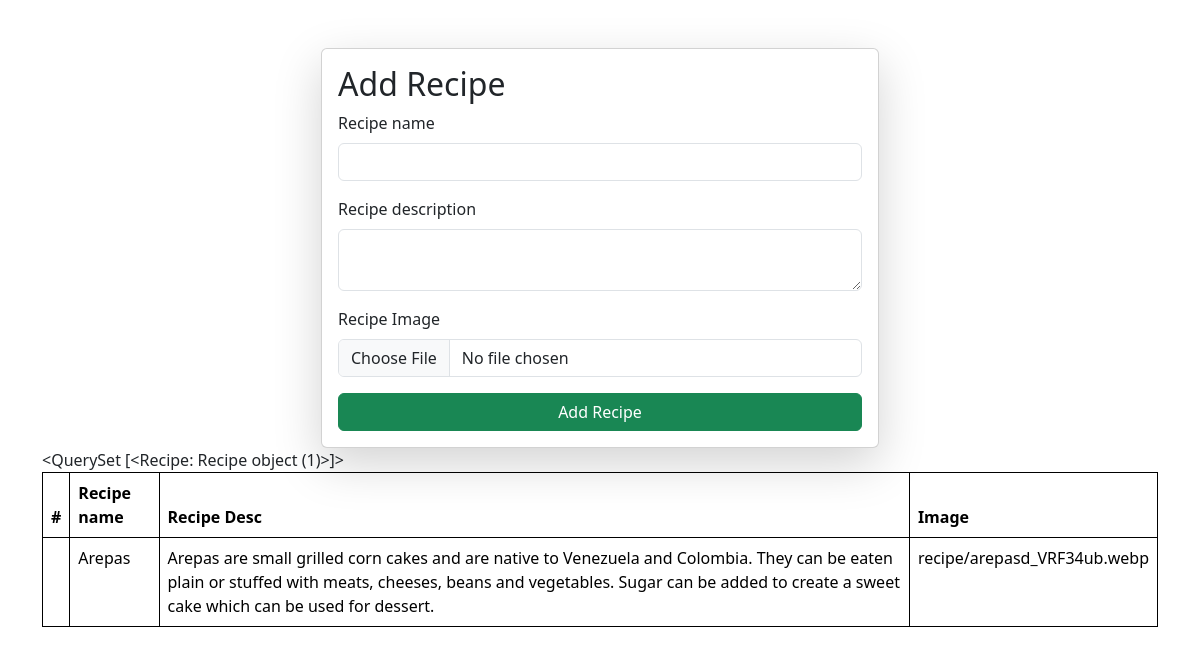
The app's page /recipes/ with its own data.
### vege/models.py (models this page shows)
class Recipe(models.Model):
    recipe_name = models.CharField(max_length=100)
    recipe_description = models.TextField()
    recipe_image = models.ImageField(upload_to="recipe")

### vege/views.py (the view, shortened to what this page needs)
# urls.py: path('recipes/', recipes,name="recipes"),
def recipes(request):
    queryset =Recipe.objects.all()
    context = {'recipes': queryset}
    return render(request , 'recipes.html', context)

### vege/templates/recipes.html (shortened to what this page needs)
{% extends "base.html" %}
{% block start%}
<div class="container mt-5">
    <form class="col-6 mx-auto card p-3 shadow-lg" method="post" enctype="multipart/form-data">
        <h2>Add Recipe</h2>
      <div class="mb-3">
        <label for="exampleInputRecipename1" class="form-label">Recipe name</label>
        <input name="recipe_name" type="text" class="form-control" >
      </div>
      <div class="mb-3">
        <label for="exampleInputPassword1"  class="form-label">Recipe description</label>
        <textarea class="form-control"  name="recipe_description"></textarea>
      </div>
      <div class="mb-3">
        <label for="exampleInputPassword1" class="form-label">Recipe Image</label>
        <input name="recipe_image" type="file" class="form-control" >
      </div>
      <button type="submit" class="btn btn-success">Add Recipe</button>
    </form>
    {{recipes}}
    <table class="table">
  <thead>
    <tr>
      <th scope="col">#</th>
      <th scope="col">Recipe name</th>
      <th scope="col">Recipe Desc</th>
      <th scope="col">Image</th>
    </tr>
  </thead>
  <tbody>
    {% for recipe in recipes %}
    <tr>
      <th scope="row">{{forloop.conter}}</th>
      <td>{{recipe.recipe_name}}</td>
      <td>{{recipe.recipe_description}}</td>
      <td>{{recipe.recipe_image}}</td>
    </tr>
   {% endfor %}
  </tbody>
</table>
</div>
{% endblock %}

### home/templates/base.html (shortened to what this page needs)
<!DOCTYPE html>
<html>
    <head>
        <link href="https://cdn.jsdelivr.net/npm/bootstrap@5.3.7/dist/css/bootstrap.min.css" rel="stylesheet">
        <link rel="stylesheet" href="">
    </head>
    <body>
        {% block start %}
        {% endblock  %}
    </body>
</html>

### home/templates/base.html (style rules this page uses)
table,th,td { border:1px solid black; }

### records on screen
Recipe: id "<QuerySet [<Recipe: Recipe object (1)>]>", recipe_name "Arepas", recipe_description "Arepas are small grilled corn cakes and are native to Venezuela and Colombia. They can be eaten plain or stuffed with meats, cheeses, beans and vegetables. Sugar can be added to create a sweet cake which can be used for dessert.", recipe_image "recipe/arepasd_VRF34ub.webp"
